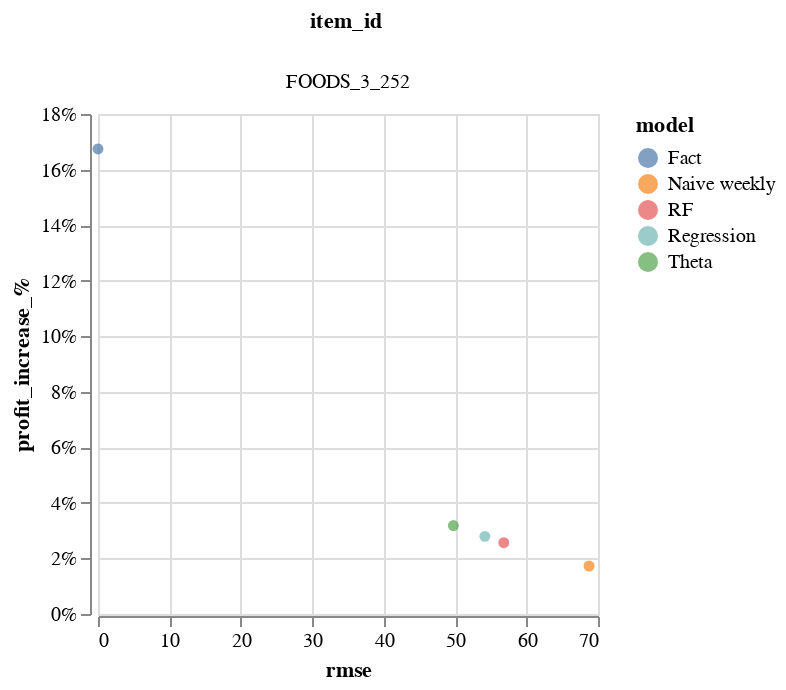

Here is the notebook cell this chart was saved with:
### Code cell
alt.Chart(eval_df).mark_circle().encode(
    x=alt.X('rmse:Q',scale=alt.Scale(zero=False)),
    y=alt.Y('profit_increase_%:Q',scale=alt.Scale(zero=False), axis=alt.Axis(format='%')),
    color=alt.Color('model:N'),
    column='item_id:N',
    tooltip = ['model:N','profit_increase_%:Q']
).properties(width=250, height=250)#.interactive()

### Figure 1 — Vega-Lite specification as saved in the notebook (floating-point values rounded to 4 significant figures)
{"config": {"view": {"continuousWidth": 400, "continuousHeight": 300}}, "data": {"name": "data-4b8b3342c0cdb838035a495a8d11ec76"}, "mark": "circle", "encoding": {"color": {"type": "nominal", "field": "model"}, "column": {"type": "nominal", "field": "item_id"}, "tooltip": [{"type": "nominal", "field": "model"}, {"type": "quantitative", "field": "profit_increase_%"}], "x": {"type": "quantitative", "field": "rmse", "scale": {"zero": false}}, "y": {"type": "quantitative", "axis": {"format": "%"}, "field": "profit_increase_%", "scale": {"zero": false}}}, "height": 250, "width": 250, "$schema": "https://vega.github.io/schema/vega-lite/v4.8.1.json", "datasets": {"data-4b8b3342c0cdb838035a495a8d11ec76": [{"model": "Naive weekly", "item_id": "FOODS_3_252", "rmse": 68.75, "rmse_normalized": 1.0, "profit_increase_%": 0.01727}, {"model": "Regression", "item_id": "FOODS_3_252", "rmse": 54.16, "rmse_normalized": 0.7881, "profit_increase_%": 0.02795}, {"model": "RF", "item_id": "FOODS_3_252", "rmse": 56.81, "rmse_normalized": 0.8267, "profit_increase_%": 0.02568}, {"model": "Theta", "item_id": "FOODS_3_252", "rmse": 49.75, "rmse_normalized": 0.7236, "profit_increase_%": 0.03185}, {"model": "Fact", "item_id": "FOODS_3_252", "rmse": 0.0, "rmse_normalized": 0.0, "profit_increase_%": 0.1674}]}}
